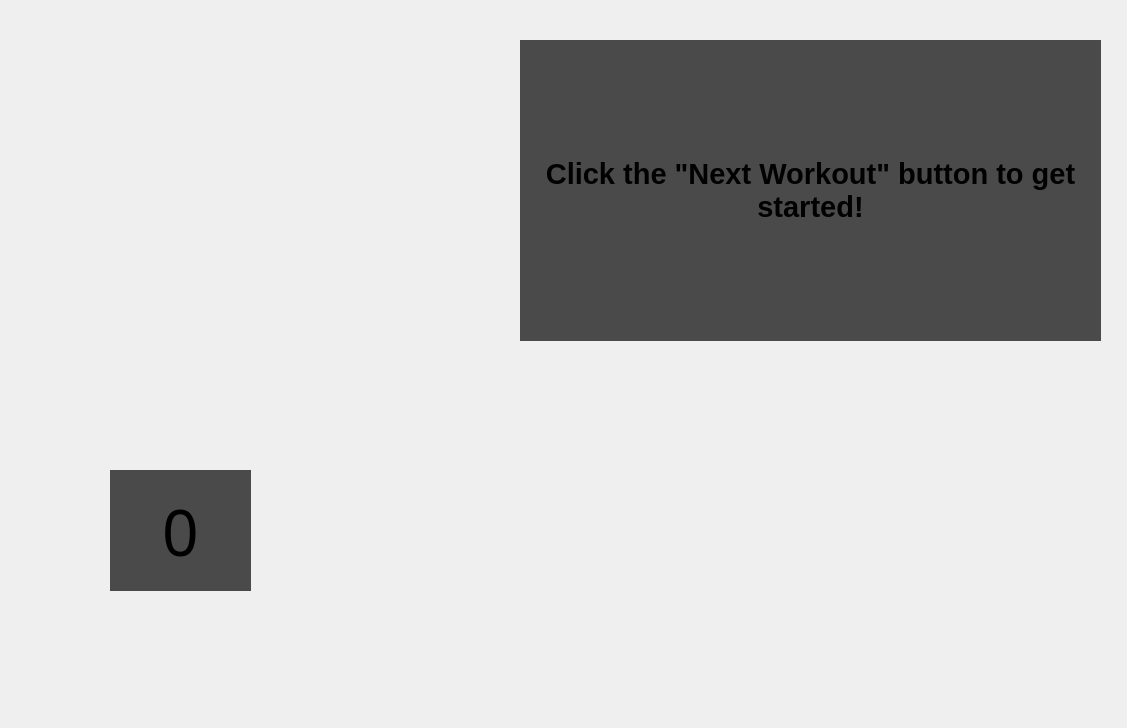
<?xml version="1.0" encoding="UTF-8"?>
<ui version="4.0">
 <class>QtCardio</class>
 <widget class="QDialog" name="QtCardio">
  <property name="geometry">
   <rect>
    <x>0</x>
    <y>0</y>
    <width>1127</width>
    <height>728</height>
   </rect>
  </property>
  <property name="windowTitle">
   <string>Quarantine Workout App - Cardio Workout</string>
  </property>
  <property name="styleSheet">
   <string notr="true">QDialog {border-image: url(:/cardioBackground);}
QLabel { background: transparent; }</string>
  </property>
  <widget class="QPushButton" name="cardioPushButton">
   <property name="geometry">
    <rect>
     <x>770</x>
     <y>580</y>
     <width>421</width>
     <height>161</height>
    </rect>
   </property>
   <property name="autoFillBackground">
    <bool>false</bool>
   </property>
   <property name="styleSheet">
    <string notr="true">background-color: transparent;
border-image: url(:/next);
background: none;
border: none;
background-repeat: none;
</string>
   </property>
   <property name="text">
    <string/>
   </property>
  </widget>
  <widget class="QLabel" name="label_2">
   <property name="geometry">
    <rect>
     <x>30</x>
     <y>20</y>
     <width>531</width>
     <height>391</height>
    </rect>
   </property>
   <property name="text">
    <string/>
   </property>
   <property name="pixmap">
    <pixmap resource="QtStarterResources.qrc">:/cardioChalk</pixmap>
   </property>
   <property name="scaledContents">
    <bool>true</bool>
   </property>
   <property name="wordWrap">
    <bool>true</bool>
   </property>
  </widget>
  <widget class="QLabel" name="cardioWorkoutOutputUI">
   <property name="geometry">
    <rect>
     <x>520</x>
     <y>40</y>
     <width>581</width>
     <height>301</height>
    </rect>
   </property>
   <property name="font">
    <font>
     <pointsize>26</pointsize>
     <weight>75</weight>
     <bold>true</bold>
    </font>
   </property>
   <property name="styleSheet">
    <string notr="true">background-color: rgb(74, 74, 74);
</string>
   </property>
   <property name="text">
    <string>&lt;html&gt;&lt;head/&gt;&lt;body&gt;&lt;p align=&quot;center&quot;&gt;&lt;span style=&quot; font-size:22pt; color:#010101;&quot;&gt;Click the &amp;quot;Next Workout&amp;quot; button to get started!&lt;/span&gt;&lt;/p&gt;&lt;/body&gt;&lt;/html&gt;</string>
   </property>
   <property name="textFormat">
    <enum>Qt::AutoText</enum>
   </property>
   <property name="alignment">
    <set>Qt::AlignCenter</set>
   </property>
   <property name="wordWrap">
    <bool>true</bool>
   </property>
  </widget>
  <widget class="QPushButton" name="closePushButton">
   <property name="geometry">
    <rect>
     <x>410</x>
     <y>580</y>
     <width>421</width>
     <height>161</height>
    </rect>
   </property>
   <property name="autoFillBackground">
    <bool>false</bool>
   </property>
   <property name="styleSheet">
    <string notr="true">background-color: transparent;
border-image: url(:/close);
background: none;
border: none;
background-repeat: none;
</string>
   </property>
   <property name="text">
    <string/>
   </property>
  </widget>
  <widget class="QLabel" name="timerUI">
   <property name="geometry">
    <rect>
     <x>110</x>
     <y>470</y>
     <width>141</width>
     <height>121</height>
    </rect>
   </property>
   <property name="font">
    <font>
     <family>Stencil</family>
     <pointsize>48</pointsize>
    </font>
   </property>
   <property name="styleSheet">
    <string notr="true">background-color: rgb(74, 74, 74);</string>
   </property>
   <property name="text">
    <string>0</string>
   </property>
   <property name="alignment">
    <set>Qt::AlignCenter</set>
   </property>
  </widget>
  <widget class="QPushButton" name="timerPushButton">
   <property name="geometry">
    <rect>
     <x>110</x>
     <y>390</y>
     <width>161</width>
     <height>91</height>
    </rect>
   </property>
   <property name="styleSheet">
    <string notr="true">background-color: transparent;
border-image: url(:/start);
background: none;
border: none;
background-repeat: none;
</string>
   </property>
   <property name="text">
    <string/>
   </property>
  </widget>
  <widget class="QPushButton" name="resetPushButton">
   <property name="geometry">
    <rect>
     <x>110</x>
     <y>600</y>
     <width>161</width>
     <height>91</height>
    </rect>
   </property>
   <property name="styleSheet">
    <string notr="true">background-color: transparent;
border-image: url(:/reset);
background: none;
border: none;
background-repeat: none;
</string>
   </property>
   <property name="text">
    <string/>
   </property>
  </widget>
 </widget>
 <resources>
  <include location="QtStarterResources.qrc"/>
 </resources>
 <connections/>
</ui>
